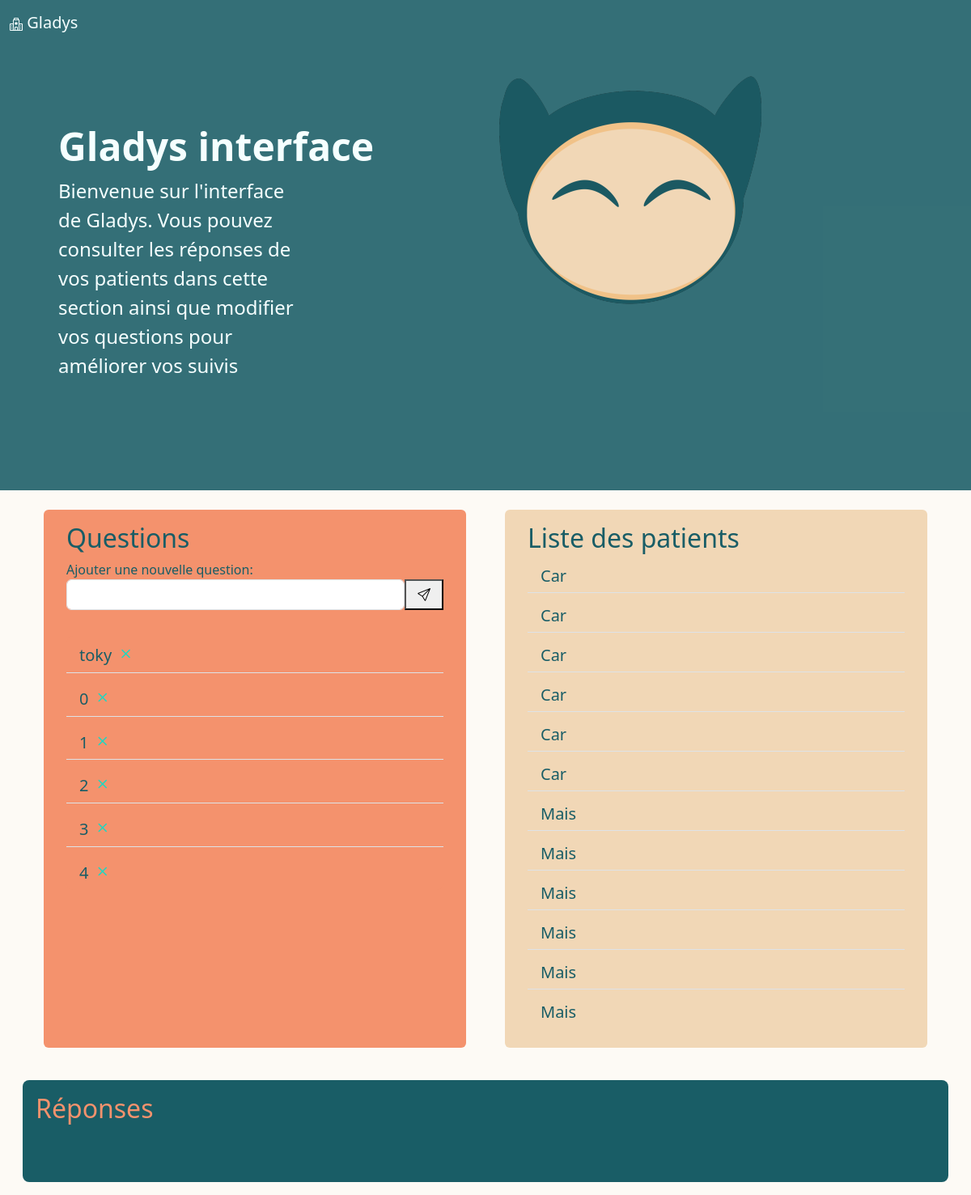
Before: / with the older database file.
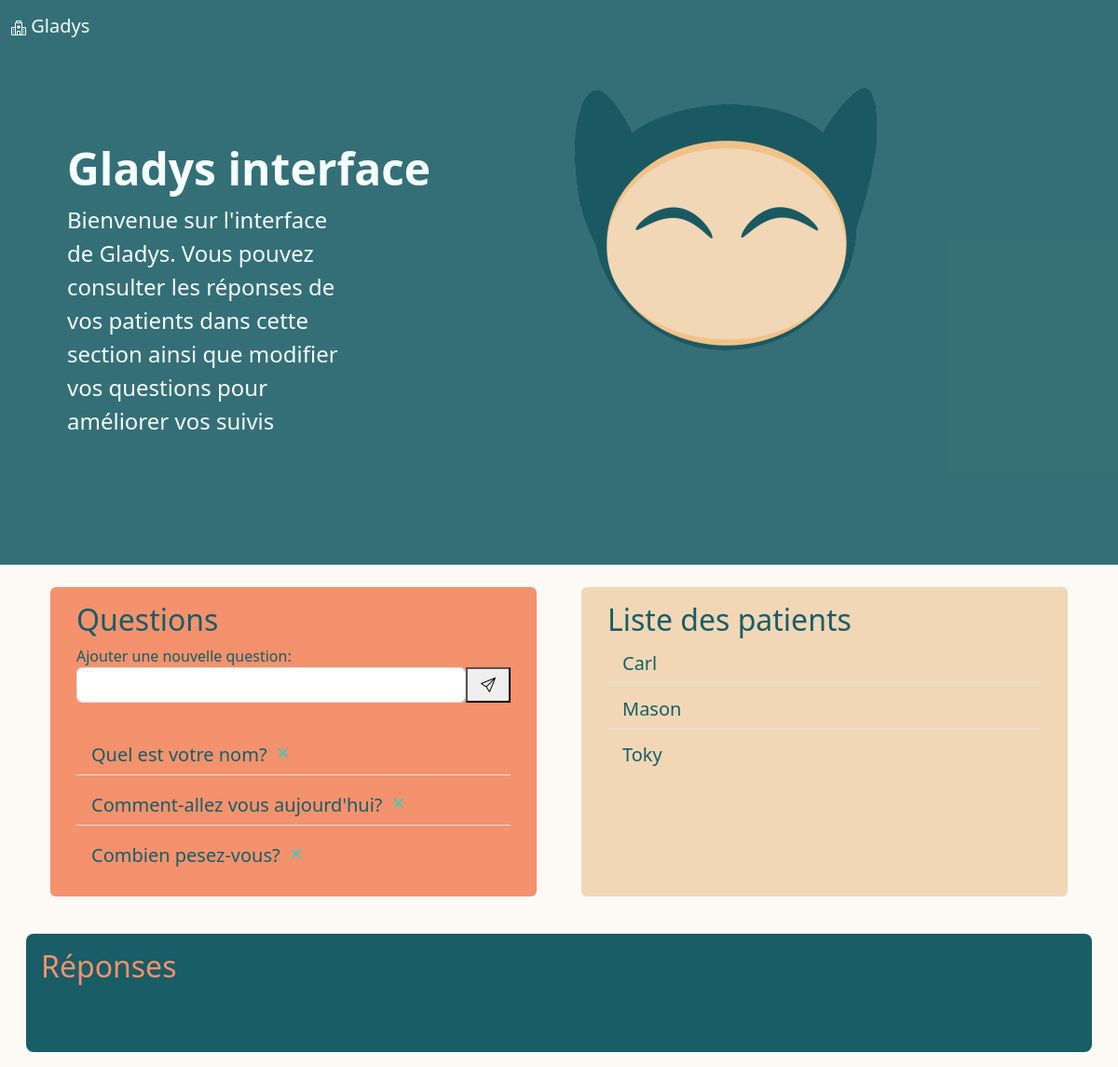
After: the same page with the newer database file.
### app/models.py (models this page shows)
class Questions(db.Model):
    id=db.Column(db.Integer, primary_key=True)
    text=db.Column(db.String, nullable=False)
    def __repr__(self):
        return self.text

class Patient(db.Model):
    id=db.Column(db.Integer, primary_key=True)
    name=db.Column(db.String,nullable=False)
    firstName = db.Column(db.String)
    answer=db.relationship('Answer',secondary=patient_answer,backref="patient")
    def __repr__(self):
        return self.name

### app/server.py (the view)
@app.route('/',methods=['GET'])
def index():
    if(request.method=='GET'):
        quests= Questions.query.all()
        p_list=db.session.execute(db.select(Patient).order_by(Patient.name)).scalars()
        data=json.dumps([1.0,2.0,3.0])
        return render_template('board.html',questionitems= quests,patient_list=p_list, data_json=data)

### app/templates/board.html (shortened to what this page needs)
<!DOCTYPE html>
<html lang="en">
<head>
    <link href="https://cdn.jsdelivr.net/npm/bootstrap@5.3.0-alpha1/dist/css/bootstrap.min.css" rel="stylesheet">
<link rel="stylesheet" href="https://cdn.jsdelivr.net/npm/bootstrap-icons@1.10.3/font/bootstrap-icons.css">
</head>
<body>
    <nav class="navbar bg-green">
        <div class="container-fluid ">
          <a class="navbar-brand color-text" href="#">
            Gladys
          </a>
        </div>
    </nav>
    <div class="container-fluid">
        <div class="row bg-green" >
            <div class="col-6">
                <div class="p-5 mb-4 rounded-3">
                    <div class="container-fluid py-5 color-text">
                      <h1 class="display-5 fw-bold">Gladys interface</h1>
                      <p class="col-md-8 fs-4">Bienvenue sur l'interface de Gladys. Vous pouvez consulter les réponses de vos patients dans cette section ainsi que modifier vos questions pour améliorer vos suivis</p>
                    </div>
                </div>
            </div>
            <div class="col-6">
                    <img src="/static/logo.png" alt="project_mascot">
            </div>
        </div>
    </div>
    <div class="container">
        <div class="row ">
            <div class="col-6 box " style="background-color: #f4926d;">
                <div class="p-3 color-green rounded-3">
                    <h2>Questions</h2>
                    Ajouter une nouvelle question:
                    <form action="{{url_for('add_question')}}" method="POST">
                        <div class="d-flex">
                            <input type="text" class="form-control" id="item" name="item">
                            <button type="submit" ><i class="bi bi-send px-2 "></i></button>
                        </div>
                    </form>
                </div>
                <ul class="list-group list-group-flush  p-3 rounded-3" >
                {%for quest in questionitems%}
                <li class="list-group-item color-green h5" style="background-color: #f4926d;" >{{quest}} <a href="delete/{{quest.id}}" role="button"><i class="bi bi-x" style="font-size: 1.5rem; color: rgb(28, 216, 194);"></i></a>  </li>
                {% endfor %}
                </ul>
            </div>
            <div class="col-6 box " style="background-color: #f1d7b6;">
                <div class="p-3 color-green">
                    <h2>Liste des patients</h2>
                    <ul class="list-group list-group-flush " id="parent-list">
                    {%for patient in patient_list%}
                    <li id="{{patient}}" class="list-group-item list-group-item-action h5 color-green" style="background-color: #f1d7b6;" >{{patient}}</li>
                    {%endfor%}
                    </ul>
                </div>
            </div>
        </div>
    </div>
    <div class="container-fluid">
        <div class="row rounded-3 m-3 " style="background-color: #195d66;">
            <div class="color-orange p-3">
                <h2>Réponses</h2>
                <div class="d-flex box">
                </div>
            </div>
        </div>
    </div>
</body>
</html>

### app/templates/board.html (style rules this page uses)
body { background:#fdfaf5; }
.box { box-sizing : border-box; border: 1.5rem solid transparent; background-clip: padding-box; border-radius: 30px; }
.bg-green { background-color: #195d66e0; }
.color-text { color: #f5ffff; }
.color-green { color: #195d66; }
.color-orange { color: #f4926d; }

Changed rows visible on the page:
removed Questions: text "2"
removed Questions: text "3"
removed Questions: text "4"
removed Patient: name "Car"
removed Patient: name "Car"
removed Patient: name "Car"
removed Patient: name "Car"
removed Patient: name "Mais"
removed Patient: name "Mais"
removed Patient: name "Mais"
removed Patient: name "Mais"
removed Patient: name "Mais"
changed Questions: text "toky" → "Quel est votre nom?"
changed Questions: text "0" → "Comment-allez vous aujourd'hui?"
changed Questions: text "1" → "Combien pesez-vous?"
changed Patient: name "Car" → "Carl"
changed Patient: name "Mais" → "Mason"; moves up the list
changed Patient: name "Car" → "Toky"
